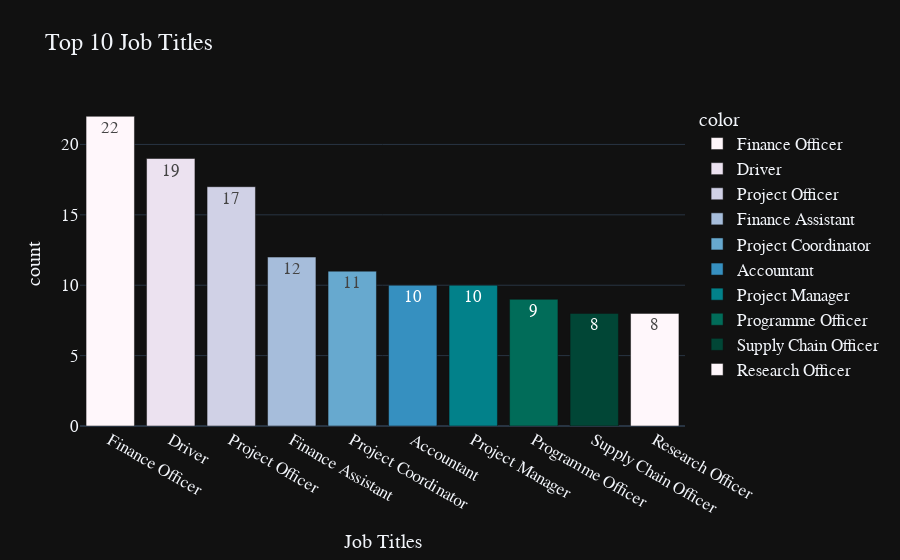

Notebook code cell kept with this figure:
### Code cell
top10_job_title = df_final['Title'].value_counts()[:10]
# print(top10_job_title)
fig = px.bar(y=top10_job_title.values, 
             x=top10_job_title.index, 
             color = top10_job_title.index,
             color_discrete_sequence=px.colors.sequential.PuBuGn,
             text=top10_job_title.values,
             title= 'Top 10 Job Titles',
             template= 'plotly_dark')
fig.update_layout(
    xaxis_title="Job Titles",
    yaxis_title="count",
    font = dict(size=17,family="Franklin Gothic"))
fig.show()

### Figure 1 — Plotly figure (JSON) as saved in the notebook; plotly's stock layout.template omitted (floating-point values rounded to 4 significant figures)
{"data": [{"alignmentgroup": "True", "hovertemplate": "color=Finance Officer <br>x=%{x}<br>y=%{y}<br>text=%{text}<extra></extra>", "legendgroup": "Finance Officer ", "marker": {"color": "rgb(255,247,251)", "pattern": {"shape": ""}}, "name": "Finance Officer ", "offsetgroup": "Finance Officer ", "orientation": "v", "showlegend": true, "text": [22], "textposition": "auto", "type": "bar", "x": ["Finance Officer "], "xaxis": "x", "y": [22], "yaxis": "y"}, {"alignmentgroup": "True", "hovertemplate": "color=Driver <br>x=%{x}<br>y=%{y}<br>text=%{text}<extra></extra>", "legendgroup": "Driver ", "marker": {"color": "rgb(236,226,240)", "pattern": {"shape": ""}}, "name": "Driver ", "offsetgroup": "Driver ", "orientation": "v", "showlegend": true, "text": [19], "textposition": "auto", "type": "bar", "x": ["Driver "], "xaxis": "x", "y": [19], "yaxis": "y"}, {"alignmentgroup": "True", "hovertemplate": "color=Project Officer <br>x=%{x}<br>y=%{y}<br>text=%{text}<extra></extra>", "legendgroup": "Project Officer ", "marker": {"color": "rgb(208,209,230)", "pattern": {"shape": ""}}, "name": "Project Officer ", "offsetgroup": "Project Officer ", "orientation": "v", "showlegend": true, "text": [17], "textposition": "auto", "type": "bar", "x": ["Project Officer "], "xaxis": "x", "y": [17], "yaxis": "y"}, {"alignmentgroup": "True", "hovertemplate": "color=Finance Assistant <br>x=%{x}<br>y=%{y}<br>text=%{text}<extra></extra>", "legendgroup": "Finance Assistant ", "marker": {"color": "rgb(166,189,219)", "pattern": {"shape": ""}}, "name": "Finance Assistant ", "offsetgroup": "Finance Assistant ", "orientation": "v", "showlegend": true, "text": [12], "textposition": "auto", "type": "bar", "x": ["Finance Assistant "], "xaxis": "x", "y": [12], "yaxis": "y"}, {"alignmentgroup": "True", "hovertemplate": "color=Project Coordinator <br>x=%{x}<br>y=%{y}<br>text=%{text}<extra></extra>", "legendgroup": "Project Coordinator ", "marker": {"color": "rgb(103,169,207)", "pattern": {"shape": ""}}, "name": "Project Coordinator ", "offsetgroup": "Project Coordinator ", "orientation": "v", "showlegend": true, "text": [11], "textposition": "auto", "type": "bar", "x": ["Project Coordinator "], "xaxis": "x", "y": [11], "yaxis": "y"}, {"alignmentgroup": "True", "hovertemplate": "color=Accountant <br>x=%{x}<br>y=%{y}<br>text=%{text}<extra></extra>", "legendgroup": "Accountant ", "marker": {"color": "rgb(54,144,192)", "pattern": {"shape": ""}}, "name": "Accountant ", "offsetgroup": "Accountant ", "orientation": "v", "showlegend": true, "text": [10], "textposition": "auto", "type": "bar", "x": ["Accountant "], "xaxis": "x", "y": [10], "yaxis": "y"}, {"alignmentgroup": "True", "hovertemplate": "color=Project Manager <br>x=%{x}<br>y=%{y}<br>text=%{text}<extra></extra>", "legendgroup": "Project Manager ", "marker": {"color": "rgb(2,129,138)", "pattern": {"shape": ""}}, "name": "Project Manager ", "offsetgroup": "Project Manager ", "orientation": "v", "showlegend": true, "text": [10], "textposition": "auto", "type": "bar", "x": ["Project Manager "], "xaxis": "x", "y": [10], "yaxis": "y"}, {"alignmentgroup": "True", "hovertemplate": "color=Programme Officer <br>x=%{x}<br>y=%{y}<br>text=%{text}<extra></extra>", "legendgroup": "Programme Officer ", "marker": {"color": "rgb(1,108,89)", "pattern": {"shape": ""}}, "name": "Programme Officer ", "offsetgroup": "Programme Officer ", "orientation": "v", "showlegend": true, "text": [9], "textposition": "auto", "type": "bar", "x": ["Programme Officer "], "xaxis": "x", "y": [9], "yaxis": "y"}, {"alignmentgroup": "True", "hovertemplate": "color=Supply Chain Officer <br>x=%{x}<br>y=%{y}<br>text=%{text}<extra></extra>", "legendgroup": "Supply Chain Officer ", "marker": {"color": "rgb(1,70,54)", "pattern": {"shape": ""}}, "name": "Supply Chain Officer ", "offsetgroup": "Supply Chain Officer ", "orientation": "v", "showlegend": true, "text": [8], "textposition": "auto", "type": "bar", "x": ["Supply Chain Officer "], "xaxis": "x", "y": [8], "yaxis": "y"}, {"alignmentgroup": "True", "hovertemplate": "color=Research Officer <br>x=%{x}<br>y=%{y}<br>text=%{text}<extra></extra>", "legendgroup": "Research Officer ", "marker": {"color": "rgb(255,247,251)", "pattern": {"shape": ""}}, "name": "Research Officer ", "offsetgroup": "Research Officer ", "orientation": "v", "showlegend": true, "text": [8], "textposition": "auto", "type": "bar", "x": ["Research Officer "], "xaxis": "x", "y": [8], "yaxis": "y"}], "layout": {"barmode": "relative", "font": {"family": "Franklin Gothic", "size": 17}, "legend": {"title": {"text": "color"}, "tracegroupgap": 0}, "title": {"text": "Top 10 Job Titles"}, "xaxis": {"anchor": "y", "domain": [0, 1], "title": {"text": "Job Titles"}}, "yaxis": {"anchor": "x", "domain": [0, 1], "title": {"text": "count"}}}}
